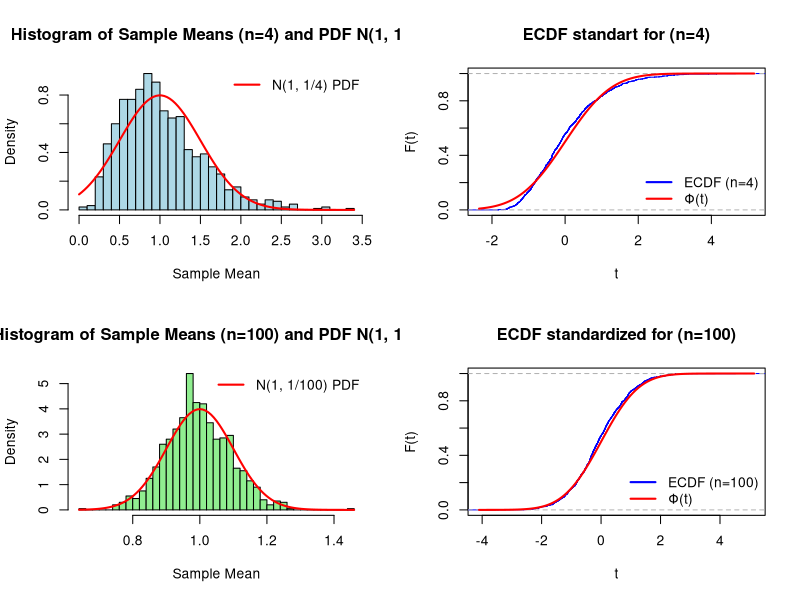

R code for this plot:
## ---- chunk 1
set.seed(29)

n <- 1000
lambda <- 1

mu <- 1 / lambda
sigma <- 1 / lambda

rho <- (12 / exp(1)) - 2
c <- 0.4748

cat("For n = 4\n")
par(mfrow = c(2, 2))
n1 <- 4
samples_n4 <- matrix(rexp(n * n1, rate = lambda), nrow = n, ncol = n1)
sample_means_n4 <- rowMeans(samples_n4)

# sample means
hist(sample_means_n4,
     probability = TRUE,
     breaks = 30,
     main = "Histogram of Sample Means (n=4) and PDF N(1, 1/4)",
     xlab = "Sample Mean",
     ylab = "Density",
     col = "lightblue")

# curve
curve(dnorm(x, mean = mu, sd = sigma / sqrt(n1)),
      add = TRUE,
      col = "red",
      lwd = 2)
legend("topright", legend = "N(1, 1/4) PDF", col = "red", lwd = 2, bty = "n")

zn_n4 <- (sample_means_n4 - mu) / (sigma / sqrt(n1))
plot(ecdf(zn_n4),
     main = "ECDF standart for (n=4)",
     xlab = "t",
     ylab = "F(t)",
     col = "blue",
     do.points = FALSE,
     verticals = TRUE)

# set a curve
curve(pnorm(x, 0, 1),
      add = TRUE,
      col = "red",
      lwd = 2)
legend("bottomright", legend = c("ECDF (n=4)", "Φ(t)"), col = c("blue", "red"), lwd = 2, bty = "n")

# count d = max |F_n(t) - F(t)|
ks_test_n4 <- ks.test(zn_n4, "pnorm")
d_n4 <- ks_test_n4$statistic

be_bound_n4 <- (c * rho) / (sigma^3 * sqrt(n1))
cat(sprintf("n = 4: Maximum variance d = %.4f\n", d_n4))
cat(sprintf("n = 4: Barry-Esseen border = %.4f\n", be_bound_n4))
cat(sprintf("is d < Barry-Esseen border? %s\n", d_n4 < be_bound_n4))

# repeat for n = 100 ---
cat("\nFor n = 100\n")
n2 <- 100
# n (1000), mu, sigma, c, and rho are already defined from your previous chunk

# generate N=1000 samples of size n=100 and get their means
samples_n100 <- matrix(rexp(n * n2, rate = lambda), nrow = n, ncol = n2)
sample_means_n100 <- rowMeans(samples_n100)

# plot histogram of sample means
hist(sample_means_n100,
     probability = TRUE,
     breaks = 30,
     main = "Histogram of Sample Means (n=100) and PDF N(1, 1/100)",
     xlab = "Sample Mean",
     ylab = "Density",
     col = "lightgreen")

# overlay the theoretical N(1, 1/100) PDF curve
curve(dnorm(x, mean = mu, sd = sigma / sqrt(n2)),
      add = TRUE,
      col = "red",
      lwd = 2)
legend("topright", legend = "N(1, 1/100) PDF", col = "red", lwd = 2, bty = "n")

# standardize the sample means
zn_n100 <- (sample_means_n100 - mu) / (sigma / sqrt(n2))

# plot the empirical CDF (ECDF) of the standardized means
plot(ecdf(zn_n100),
     main = "ECDF standardized for (n=100)",
     xlab = "t",
     ylab = "F(t)",
     col = "blue",
     do.points = FALSE,
     verticals = TRUE)

# overlay the standard normal CDF Φ(t)
curve(pnorm(x, 0, 1),
      add = TRUE,
      col = "red",
      lwd = 2)
legend("bottomright", legend = c("ECDF (n=100)", "Φ(t)"), col = c("blue", "red"), lwd = 2, bty = "n")

# compute d = max |F_n(t) - Φ(t)| (Kolmogorov-Smirnov statistic)
ks_test_n100 <- ks.test(zn_n100, "pnorm")
d_n100 <- ks_test_n100$statistic

# compute the Berry-Esseen theoretical bound
be_bound_n100 <- (c * rho) / (sigma^3 * sqrt(n2))

# print the results for n=100
cat(sprintf("n = 100: Maximum discrepancy d = %.4f\n", d_n100))
cat(sprintf("n = 100: Berry-Esseen bound = %.4f\n", be_bound_n100))
cat(sprintf("is d < Berry-Esseen bound? %s\n", d_n100 < be_bound_n100))

# reset the plotting layout
par(mfrow = c(1, 1))
